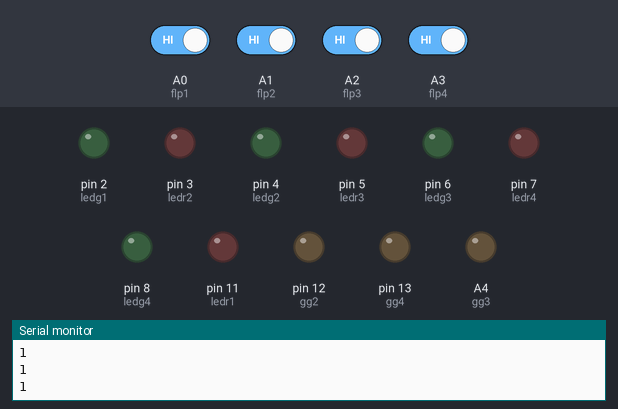
A sketch run on a simulated Arduino Uno, built with avr-gcc and run on an emulated ATmega328P. On the bench: output pins drawn as LEDs (lit = HIGH), the last lines printed to the serial monitor. Dashed ring = blinking. The inputs (shaded band) are chosen by the test bench; at power-on: A0 (flp1), A1 (flp2), A2 (flp3), A3 (flp4) HIGH.

Above: at 1.8 s.
1.9 s: A0 (flp1) driven LOW
At 2.05 s:
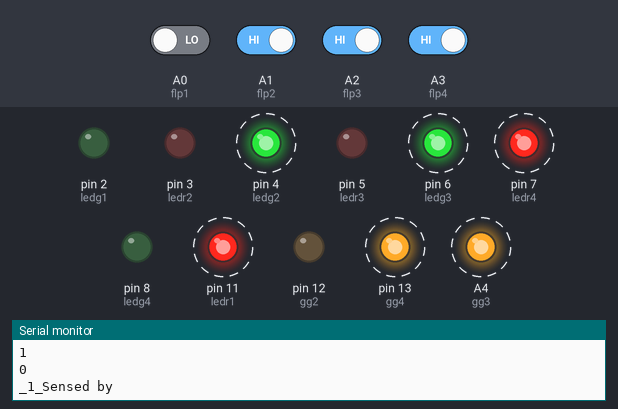
4.9 s: A3 (flp4) driven LOW
At 5.15 s:
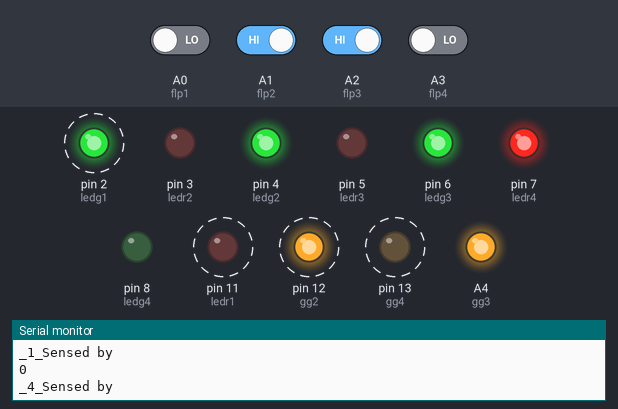
7.9 s: A1 (flp2) driven LOW
At 8.16 s:
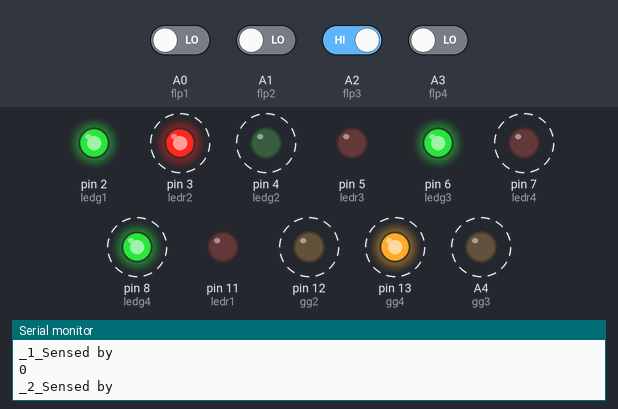
10.9 s: A2 (flp3) driven LOW
At 11.26 s:
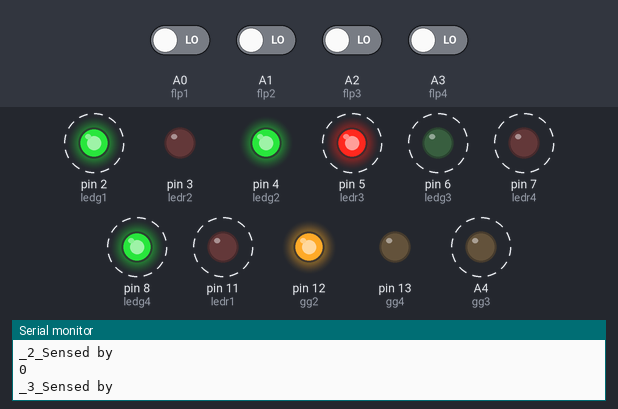
13.9 s: A2 (flp3) driven HIGH
At 14.07 s:
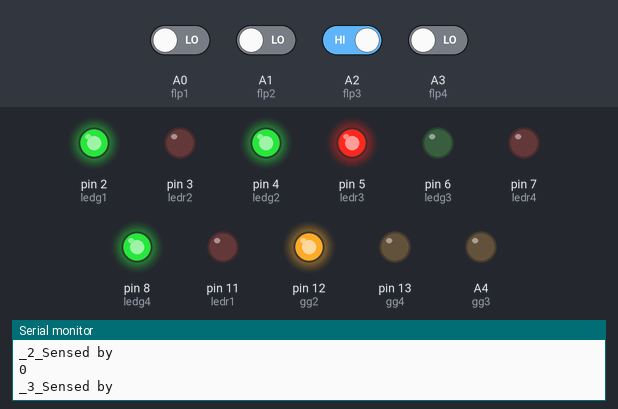
16.9 s: A0 (flp1) driven HIGH
At 17.08 s:
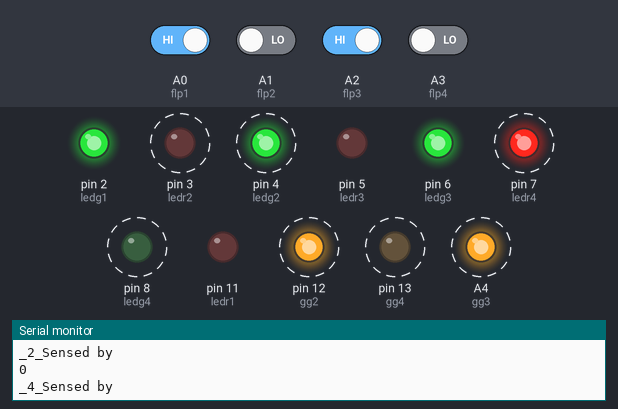
Timing chart, 0 to 20.9 s (numbered marks = the images above; inputs shaded):
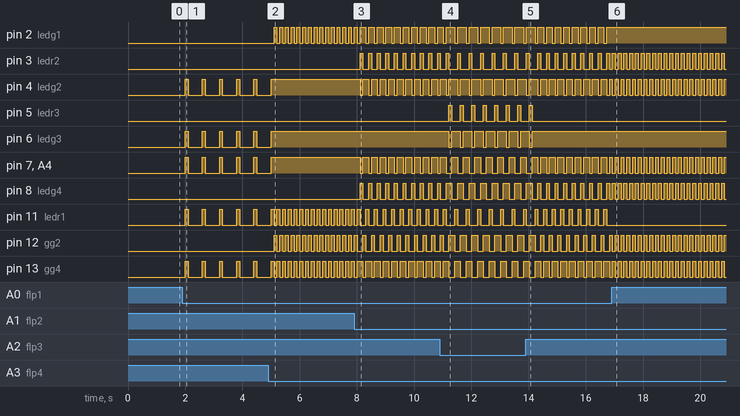

Measured:
- after the input at 1.9 s, pin 4 (ledg2), pin 6 (ledg3), pin 7 (ledr4), pin 11 (ledr1), pin 13 (gg4), A4 (gg3): alternates HIGH for 0.10 s and LOW for 0.50 s, starting after 0.10 s
- after the input at 4.9 s, pin 2 (ledg1), pin 12 (gg2): alternates HIGH for 0.10 s and LOW for 0.10 s, starting after 0.20 s; pin 4 (ledg2), pin 6 (ledg3), pin 7 (ledr4), A4 (gg3): goes on until 5.0 s, then stays HIGH; pin 11 (ledr1), pin 13 (gg4): alternates HIGH for 0.10 s and LOW for 0.10 s, starting after 0.30 s
- after the input at 7.9 s, pin 3 (ledr2): alternates HIGH for 0.10 s and LOW for 0.20 s, starting after 0.21 s; pin 4 (ledg2): alternates HIGH for 0.20 s and LOW for 0.10 s, starting after 0.21 s
- after the input at 10.9 s, pin 2 (ledg1): alternates HIGH for 0.30 s and LOW for 0.10 s, starting after 0.52 s; pin 5 (ledr3): alternates HIGH for 0.10 s and LOW for 0.30 s, starting after 0.32 s
- after the input at 13.9 s, pin 5 (ledr3): goes on until 14.1 s, then stays LOW; pin 6 (ledg3): goes on until 14.1 s, then stays HIGH
- after the input at 16.9 s, pin 2 (ledg1): stops changing and stays HIGH; pin 3 (ledr2), pin 4 (ledg2), pin 7 (ledr4), pin 8 (ledg4), A4 (gg3): alternates HIGH for 0.10 s and LOW for 0.10 s, starting at once; pin 11 (ledr1): stops changing and stays LOW; pin 12 (gg2), pin 13 (gg4): alternates HIGH for 0.10 s and LOW for 0.10 s, starting after 0.13 s

The sketch:

FES_CODE_FINAL.ino
```cpp
// Defining the sensor pins...
const int flp1 = A0;
const int flp2 = A1;
const int flp3 = A2;
const int flp4 = A3;

// Defining the LED pins...
const int ledr1 = 11;
const int ledg1 = 2;
const int ledr2 = 3;
const int ledg2 = 4;
const int ledr3 = 5;
const int ledg3 = 6;
const int ledr4 = 7;
const int ledg4 = 8;
const int gg2 = 12;
const int gg3 = A4;
const int gg4 = 13;

// Flame sensor value initialisation...
int flsv2 = 1;
int flsv3 = 1;
int flsv4 = 1;
int flsv1 = 1;

void setup() {
  Serial.begin(9600);
  pinMode(flp1, INPUT);
  pinMode(flp2, INPUT);
  pinMode(flp3, INPUT);
  pinMode(flp4, INPUT);

  pinMode(ledr1, OUTPUT);
  pinMode(ledg1, OUTPUT);
  pinMode(ledr2, OUTPUT);
  pinMode(ledg2, OUTPUT);
  pinMode(ledr3, OUTPUT);
  pinMode(ledg3, OUTPUT);
  pinMode(ledr4, OUTPUT);
  pinMode(ledg4, OUTPUT);
  pinMode(gg2, OUTPUT);
  pinMode(gg3, OUTPUT);
  pinMode(gg4, OUTPUT);

}
void loop() {
  flsv1 = digitalRead(flp1);
  flsv2 = digitalRead(flp2);
  flsv3 = digitalRead(flp3);
  flsv4 = digitalRead(flp4);

  Serial.println(flsv1); // Reading from sensor 1.

  if (flsv1 == 0) {
    Serial.println("_1_Sensed by");
    digitalWrite(ledr1, HIGH);
    digitalWrite(ledg1, LOW);
    digitalWrite(ledr2, LOW);
    digitalWrite(ledg2, HIGH);
    digitalWrite(ledr3, LOW);
    digitalWrite(ledg3, HIGH);
    digitalWrite(ledr4, LOW);
    digitalWrite(ledr4, HIGH);
    digitalWrite(gg2, LOW);
    digitalWrite(gg3, HIGH);
    digitalWrite(gg4, HIGH);
    delay(100);
  }

  if (flsv2 == 0) {
    Serial.println(flsv2);
    Serial.println("_2_Sensed by");
    digitalWrite(ledr1, LOW);
    digitalWrite(ledg1, HIGH);
    digitalWrite(ledr2, HIGH);
    digitalWrite(ledg2, LOW);
    digitalWrite(ledr3, LOW);
    digitalWrite(ledg3, HIGH);
    digitalWrite(ledr4, LOW);
    digitalWrite(ledg4, HIGH);
    digitalWrite(gg2, LOW);
    digitalWrite(gg3, LOW);
    digitalWrite(gg4, HIGH);
    delay(100);
  }
  if (flsv3 == 0) {
    Serial.println(flsv3);
    Serial.println("_3_Sensed by");
    digitalWrite(ledr1, LOW);
    digitalWrite(ledg1, HIGH);
    digitalWrite(ledr2, LOW);
    digitalWrite(ledg2, HIGH);
    digitalWrite(ledr3, HIGH);
    digitalWrite(ledg3, LOW);
    digitalWrite(ledr4, LOW);
    digitalWrite(ledg4, HIGH);
    digitalWrite(gg2, HIGH);
    digitalWrite(gg3, LOW);
    digitalWrite(gg4, LOW);
    delay(100);
  }

  if (flsv4 == 0) {
    Serial.println(flsv4);
    Serial.println("_4_Sensed by");
    digitalWrite(ledr1, LOW);
    digitalWrite(ledg1, HIGH);
    digitalWrite(ledr2, LOW);
    digitalWrite(ledg2, HIGH);
    digitalWrite(ledr3, LOW);
    digitalWrite(ledg3, HIGH);
    digitalWrite(ledr4, HIGH);
    digitalWrite(ledg4, LOW);
    digitalWrite(gg2, HIGH);
    digitalWrite(gg3, HIGH);
    digitalWrite(gg4, LOW);
    delay(100);
  }

  else {
    digitalWrite(ledr1, LOW);
    digitalWrite(ledg1, LOW);
    digitalWrite(ledr2, LOW);
    digitalWrite(ledg2, LOW);
    digitalWrite(ledr3, LOW);
    digitalWrite(ledg3, LOW);
    digitalWrite(ledr4, LOW);
    digitalWrite(ledg4, LOW);
    digitalWrite(gg2, LOW);
    digitalWrite(gg3, LOW);
    digitalWrite(gg4, LOW);
    delay(500);
  }
}
```
